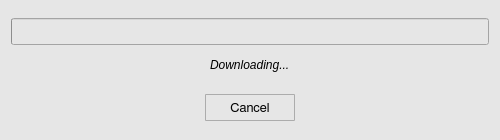
<?xml version="1.0" encoding="UTF-8"?>
<ui version="4.0">
 <class>storeWindow</class>
 <widget class="QWidget" name="storeWindow">
  <property name="geometry">
   <rect>
    <x>0</x>
    <y>0</y>
    <width>500</width>
    <height>140</height>
   </rect>
  </property>
  <property name="minimumSize">
   <size>
    <width>500</width>
    <height>95</height>
   </size>
  </property>
  <property name="maximumSize">
   <size>
    <width>500</width>
    <height>16777215</height>
   </size>
  </property>
  <property name="font">
   <font>
    <family>FreeSans</family>
    <pointsize>10</pointsize>
    <weight>50</weight>
    <bold>false</bold>
    <stylestrategy>PreferAntialias</stylestrategy>
    <kerning>true</kerning>
   </font>
  </property>
  <property name="windowTitle">
   <string>Download</string>
  </property>
  <property name="windowIcon">
   <iconset>
    <normaloff>icons/download_icon.svg</normaloff>icons/download_icon.svg</iconset>
  </property>
  <property name="styleSheet">
   <string notr="true">QWidget {
	background-color: rgb(230,230,230);
}</string>
  </property>
  <layout class="QGridLayout" name="gridLayout">
   <item row="0" column="0">
    <layout class="QVBoxLayout" name="verticalLayout">
     <item>
      <widget class="QProgressBar" name="progressBar">
       <property name="minimumSize">
        <size>
         <width>0</width>
         <height>27</height>
        </size>
       </property>
       <property name="maximumSize">
        <size>
         <width>16777215</width>
         <height>27</height>
        </size>
       </property>
       <property name="font">
        <font>
         <family>FreeSans</family>
         <pointsize>10</pointsize>
         <weight>50</weight>
         <bold>false</bold>
         <kerning>true</kerning>
        </font>
       </property>
       <property name="value">
        <number>0</number>
       </property>
       <property name="textVisible">
        <bool>false</bool>
       </property>
      </widget>
     </item>
     <item>
      <layout class="QHBoxLayout" name="horizontalLayout_2">
       <item>
        <spacer name="horizontalSpacer_2">
         <property name="orientation">
          <enum>Qt::Horizontal</enum>
         </property>
         <property name="sizeHint" stdset="0">
          <size>
           <width>40</width>
           <height>20</height>
          </size>
         </property>
        </spacer>
       </item>
       <item>
        <widget class="QLabel" name="label">
         <property name="minimumSize">
          <size>
           <width>0</width>
           <height>27</height>
          </size>
         </property>
         <property name="maximumSize">
          <size>
           <width>16777215</width>
           <height>27</height>
          </size>
         </property>
         <property name="font">
          <font>
           <italic>true</italic>
          </font>
         </property>
         <property name="text">
          <string>Downloading...</string>
         </property>
        </widget>
       </item>
       <item>
        <spacer name="horizontalSpacer_6">
         <property name="orientation">
          <enum>Qt::Horizontal</enum>
         </property>
         <property name="sizeHint" stdset="0">
          <size>
           <width>40</width>
           <height>20</height>
          </size>
         </property>
        </spacer>
       </item>
      </layout>
     </item>
     <item>
      <spacer name="verticalSpacer">
       <property name="orientation">
        <enum>Qt::Vertical</enum>
       </property>
       <property name="sizeType">
        <enum>QSizePolicy::Fixed</enum>
       </property>
       <property name="sizeHint" stdset="0">
        <size>
         <width>20</width>
         <height>10</height>
        </size>
       </property>
      </spacer>
     </item>
     <item>
      <layout class="QHBoxLayout" name="horizontalLayout">
       <item>
        <spacer name="horizontalSpacer">
         <property name="orientation">
          <enum>Qt::Horizontal</enum>
         </property>
         <property name="sizeHint" stdset="0">
          <size>
           <width>40</width>
           <height>20</height>
          </size>
         </property>
        </spacer>
       </item>
       <item>
        <widget class="QToolButton" name="button">
         <property name="minimumSize">
          <size>
           <width>90</width>
           <height>27</height>
          </size>
         </property>
         <property name="maximumSize">
          <size>
           <width>90</width>
           <height>27</height>
          </size>
         </property>
         <property name="font">
          <font>
           <family>FreeSans</family>
           <pointsize>10</pointsize>
           <weight>50</weight>
           <bold>false</bold>
           <stylestrategy>PreferDefault</stylestrategy>
           <kerning>true</kerning>
          </font>
         </property>
         <property name="styleSheet">
          <string notr="true">QToolButton {
	border: 1px solid #acacac;
	border-radius: 1px;
	background-color: qlineargradient(x1:0, y1:0, x2:0, y2:1,
									stop:0 #f0f0f0, stop:1 #e5e5e5);
}

QToolButton:hover {
	border: 1px solid #7eb4ea;
	border-radius: 1px;
	background-color: qlineargradient(x1:0, y1:0, x2:0, y2:1,
									stop:0 #ecf4fc, stop:1 #dcecfc);
}

QToolButton:pressed {
	border: 1px solid #579de5;
	border-radius: 1px;
	background-color: qlineargradient(x1:0, y1:0, x2:0, y2:1,
									stop:0 #daecfc, stop:1 #c4e0fc);
}</string>
         </property>
         <property name="text">
          <string>Cancel</string>
         </property>
        </widget>
       </item>
       <item>
        <spacer name="horizontalSpacer_3">
         <property name="orientation">
          <enum>Qt::Horizontal</enum>
         </property>
         <property name="sizeHint" stdset="0">
          <size>
           <width>40</width>
           <height>20</height>
          </size>
         </property>
        </spacer>
       </item>
      </layout>
     </item>
    </layout>
   </item>
  </layout>
 </widget>
 <resources/>
 <connections/>
</ui>
